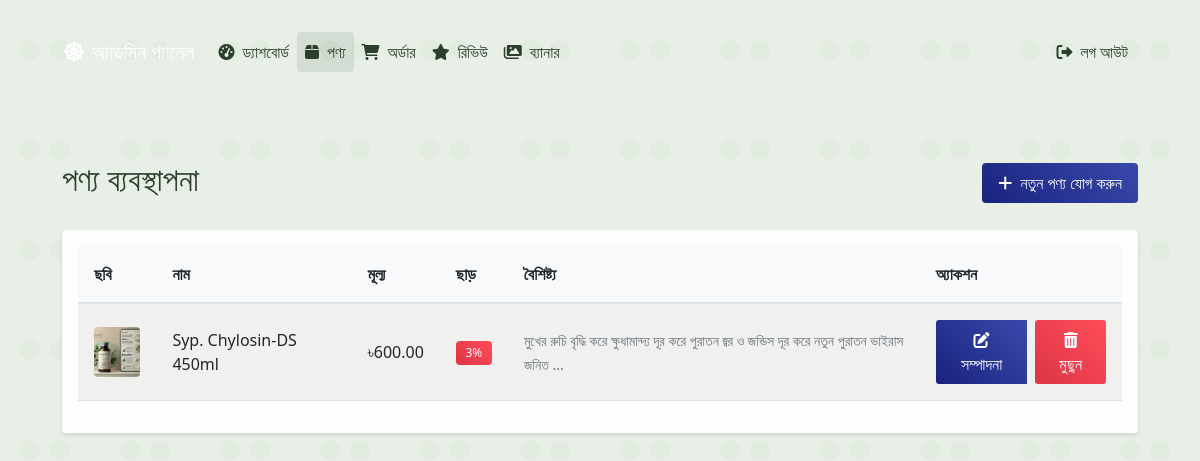
The app's page /admin/products (signed in) with its own data.
### app.py (models this page shows)
class Product(db.Model):
    id = db.Column(db.Integer, primary_key=True)
    name = db.Column(db.String(100), nullable=False)
    description = db.Column(db.Text)
    features = db.Column(db.Text)
    price = db.Column(db.Float, nullable=False)
    discount = db.Column(db.Integer, default=0)
    image = db.Column(db.String(200))
    is_active = db.Column(db.Boolean, default=True)
    created_at = db.Column(db.DateTime, default=datetime.utcnow)
    updated_at = db.Column(db.DateTime, default=datetime.utcnow, onupdate=datetime.utcnow)

### app.py (the view)
@app.route('/admin/products')
@login_required
def admin_products():
    products = Product.query.all()
    return render_template('admin_products.html', products=products)

### app.py (called while the page is built)
@login_manager.user_loader
def load_user(user_id):
    return User.query.get(int(user_id))

@app.context_processor
def inject_current_time():
    return {'current_time': datetime.now().strftime('%Y-%m-%d %H:%M:%S')}

### templates/admin_products.html (shortened to what this page needs)
{% extends "admin_base.html" %}
{% block admin_content %}
<div class="row">
    <div class="col-md-12">
        <div class="d-flex justify-content-between align-items-center mb-4">
            <h2>পণ্য ব্যবস্থাপনা</h2>
            <a href="{{ url_for('add_product') }}" class="btn btn-primary">
                <i class="fas fa-plus me-1"></i> নতুন পণ্য যোগ করুন
            </a>
        </div>
        <div class="card">
            <div class="card-body">
                <div class="table-responsive">
                    <table class="table table-striped">
                        <thead>
                            <tr>
                                <th>ছবি</th>
                                <th>নাম</th>
                                <th>মূল্য</th>
                                <th>ছাড়</th>
                                <th>বৈশিষ্ট্য</th>
                                <th>অ্যাকশন</th>
                            </tr>
                        </thead>
                        <tbody>
                            {% for product in products %}
                            <tr>
                                <td>
                                    {% if product.image %}
                                    <img src="{{ url_for('static', filename='uploads/' + product.image) }}"
                                         alt="{{ product.name }}"
                                         class="product-thumbnail">
                                    {% endif %}
                                </td>
                                <td>{{ product.name }}</td>
                                <td>৳{{ "%.2f"|format(product.price) }}</td>
                                <td>
                                    {% if product.discount > 0 %}
                                    <span class="badge bg-danger">{{ product.discount }}%</span>
                                    {% else %}
                                    <span class="text-muted">-</span>
                                    {% endif %}
                                </td>
                                <td>
                                    <small class="text-muted">{{ product.features[:100] }}{% if product.features|length > 100 %}...{% endif %}</small>
                                </td>
                                <td>
                                    <div class="btn-group">
                                        <a href="{{ url_for('edit_product', id=product.id) }}"
                                           class="btn btn-primary btn-sm">
                                           <i class="fas fa-edit"></i> সম্পাদনা
                                        </a>
                                        <form method="post" action="{{ url_for('delete_product', id=product.id) }}" style="display: inline;">
                                            <button type="submit" onclick="return confirm('আপনি কি নিশ্চিত যে আপনি এই পণ্যটি মুছে ফেলতে চান?')" class="btn btn-danger btn-sm">
                                                <i class="fas fa-trash-alt"></i> মুছুন
                                            </button>
                                        </form>
                                    </div>
                                </td>
                            </tr>
                            {% endfor %}
                        </tbody>
                    </table>
                </div>
            </div>
        </div>
    </div>
</div>
{% endblock %}

### templates/base.html (style rules this page uses)
:root { --primary-bg: #E8EFE6; --footer-bg: #D8E6D5; --text-dark: #2C3E2D; --card-bg: rgba(255, 255, 255, 0.9); --header-text-bg: #D8E6D5; --mobile-padding: 1rem; --desktop-padding: 2rem; }
html { font-size: 16px; }
body { background-color: var(--primary-bg); color: var(--text-dark); min-height: 100vh; display: flex; flex-direction: column; overflow-x: hidden; }
.card { margin-bottom: 1rem; background-color: var(--card-bg); border: none; box-shadow: 0 2px 4px rgba(0,0,0,0.1); transition: transform 0.3s ease; }
.table-responsive { margin-bottom: 1rem; overflow-x: auto; -webkit-overflow-scrolling: touch; }
img { max-width: 100%; height: auto; }
.form-control, .btn { font-size: 1rem; padding: 0.5rem 1rem; }

### templates/admin_products.html (style rules this page uses)
.product-thumbnail { width: 50px; height: 50px; object-fit: cover; border-radius: 4px; }
.table { margin-bottom: 0; }
.table th { background: #f8f9fa; border-bottom: 2px solid #dee2e6; }
.table td, .table th { vertical-align: middle; padding: 1rem; }
.btn-group { gap: 0.5rem; }
.btn-primary { background: linear-gradient(45deg, #1a237e, #3949ab); border: none; transition: all 0.3s ease; }
.btn-danger { background: linear-gradient(45deg, #dc3545, #ff4d5a); border: none; transition: all 0.3s ease; }
.badge { padding: 0.5em 0.8em; font-weight: 500; }
.bg-danger { background: linear-gradient(45deg, #dc3545, #ff4d5a) !important; }

### records on screen
Product: image (picture), name "Syp. Chylosin-DS 450ml", price "600.00", discount "3", features "মুখের রুচি বৃদ্ধি করে ক্ষুধামান্দ্য দূর করে পুরাতন জ্বর ও জন্ডিস দূর করে নতুন পুরাতন ভাইরাস জনিত"
